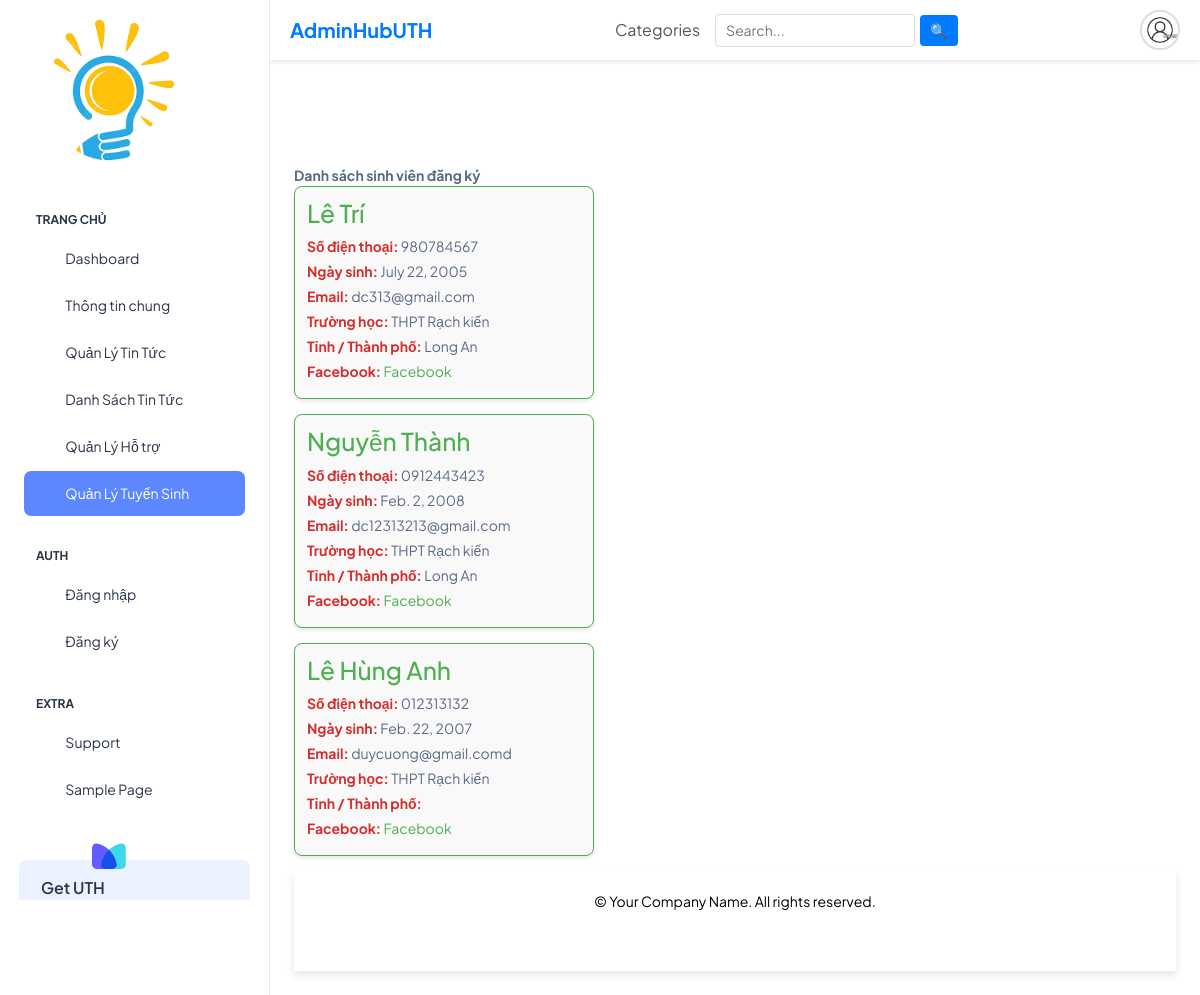
The page /danh-sach-sinh-vien/ on the database as committed earlier.
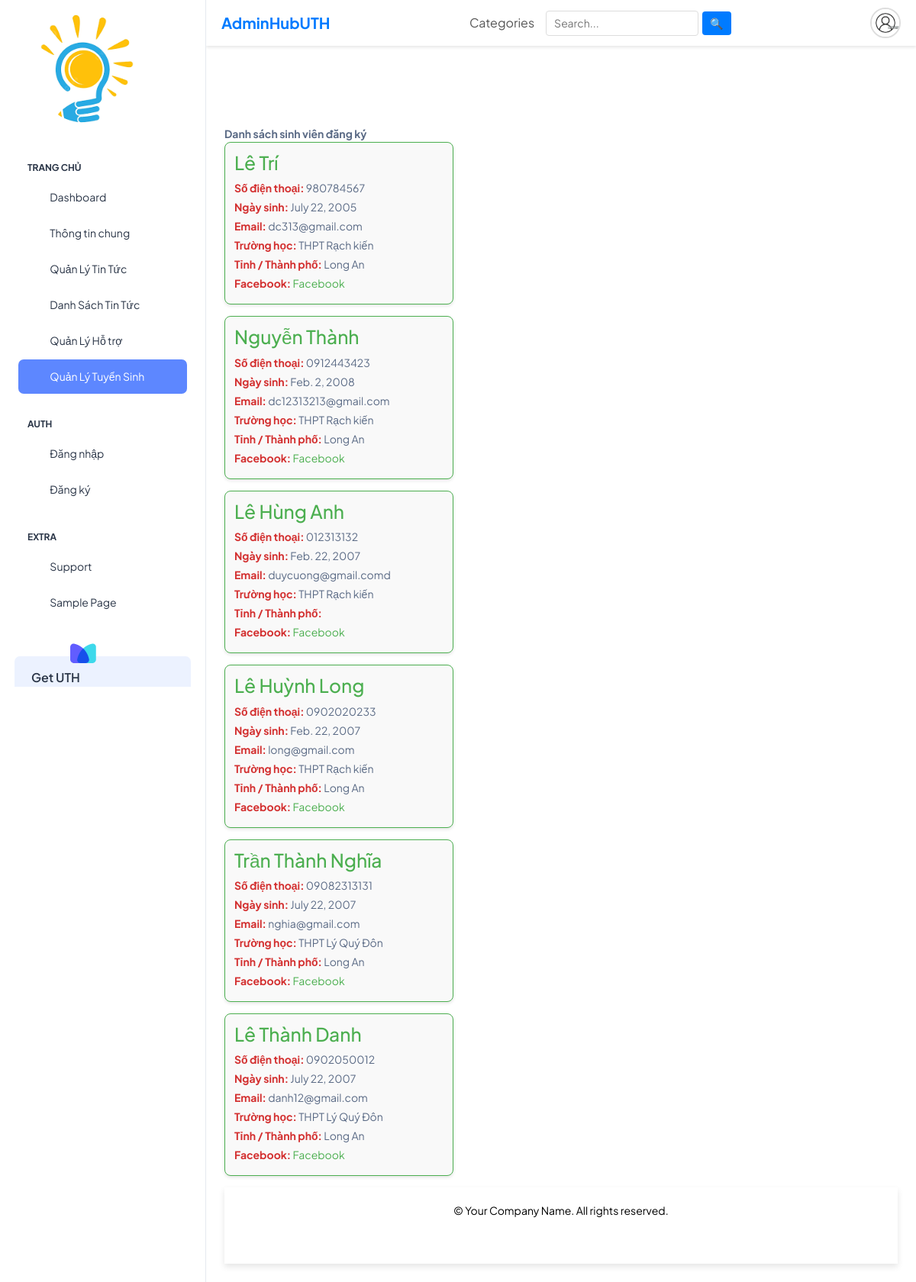
The same page on the database as committed later.
### app/models.py (models this page shows, shortened)
class StudentRegistration(models.Model):
    name = models.CharField(max_length=100)
    phone = models.CharField(max_length=15)
    dob = models.DateField(null=True, blank=True)  # Make dob optional
    email = models.EmailField()
    school = models.CharField(max_length=100)
    location = models.CharField(max_length=50)
    facebook = models.URLField(blank=True, null=True)

### app/views.py (the view)
# urls.py: path('danh-sach-sinh-vien/', views.student_list, name='student_list'),
def student_list(request):
    students = StudentRegistration.objects.all()
    return render(request, 'app/tuyensinh/admin_tuyensinh.html', {'students': students})

### app/templates/app/tuyensinh/admin_tuyensinh.html (shortened to what this page needs)
{% extends "app/home_dashboard.html" %} {% block content %}
<head>
</head>
<body class="main-gh">
  <div class="container1">
    <div class="content-wrapper">
      <div class="custom-heading-1">
        <b>Danh sách sinh viên đăng ký</b>
      </div>
      {% for student in students %}
      <div class="student-card">
        <h3>{{ student.name }}</h3>
        <p><strong>Số điện thoại:</strong> {{ student.phone }}</p>
        <p><strong>Ngày sinh:</strong> {{ student.dob }}</p>
        <p><strong>Email:</strong> {{ student.email }}</p>
        <p><strong>Trường học:</strong> {{ student.school }}</p>
        <p><strong>Tỉnh / Thành phố:</strong> {{ student.location }}</p>
        <p>
          <strong>Facebook:</strong>
          <a href="{{ student.facebook }}" target="_blank">Facebook</a>
        </p>
      </div>
      {% endfor %}
    </div>
  </div>
</body>
{% endblock %}

### app/templates/app/home_dashboard.html (shortened to what this page needs)
{% extends "app/master-page.html" %} {% block left-menu %} {% load static %}
<nav class="sidebar-nav scroll-sidebar" data-simplebar="">
  <ul id="sidebarnav">
    <li class="nav-small-cap">
      <span class="hide-menu">Trang chủ</span>
    </li>
    <li class="sidebar-item">
      <a
        class="sidebar-link"
        href="{% url 'dashboard' %}"
        aria-expanded="false"
      >
        <span>
          <i class="ti ti-layout-dashboard"></i>
        </span>
        <span class="hide-menu">Dashboard</span>
      </a>
    </li>
    <li class="sidebar-item">
      <a class="sidebar-link" href="./ui-buttons.html" aria-expanded="false">
        <span>
          <i class="ti ti-article"></i>
        </span>
        <span class="hide-menu">Thông tin chung</span>
      </a>
    </li>
    <li class="sidebar-item">
      <a class="sidebar-link" href="{% url 'add_news' %}" aria-expanded="false">
        <span>
          <i class="ti ti-alert-circle"></i>
        </span>
        <span class="hide-menu">Quản Lý Tin Tức</span>
      </a>
    </li>
    <li class="sidebar-item">
      <a
        class="sidebar-link"
        href="{% url 'news_list' %}"
        aria-expanded="false"
      >
        <span>
          <i class="ti ti-alert-circle"></i>
        </span>
        <span class="hide-menu">Danh Sách Tin Tức</span>
      </a>
    </li>
    <li class="sidebar-item">
      <a
        class="sidebar-link"
        href="{% url 'admin_support_requests' %}"
        aria-expanded="false"
      >
        <span>
          <i class="ti ti-cards"></i>
        </span>
        <span class="hide-menu">Quản Lý Hỗ trợ</span>
      </a>
    </li>
    <li class="sidebar-item">
      <a
        class="sidebar-link"
        href="{% url 'student_list' %}"
        aria-expanded="false"
      >
        <span>
          <i class="ti ti-file-description"></i>
        </span>
        <span class="hide-menu">Quản Lý Tuyển Sinh</span>
      </a>
    </li>
    <li class="nav-small-cap">
      <span class="hide-menu">AUTH</span>
    </li>
    <li class="sidebar-item">
      <a
        class="sidebar-link"
        href="{% url 'login_home' %}"
        aria-expanded="false"
      >
        <span>
          <i class="ti ti-login"></i>
        </span>
        <span class="hide-menu">Đăng nhập</span>
      </a>
    </li>
    <li class="sidebar-item">
      <a class="sidebar-link" href="{% url 'register' %}" aria-expanded="false">
        <span>
          <i class="ti ti-user-plus"></i>
        </span>
        <span class="hide-menu">Đăng ký</span>
      </a>
    </li>
    <li class="nav-small-cap">
      <span class="hide-menu">EXTRA</span>
    </li>
    <li class="sidebar-item">
      <a class="sidebar-link" href="{% url 'support' %}" aria-expanded="false">
        <span>
          <i class="ti ti-mood-happy"></i>
        </span>
        <span class="hide-menu">Support</span>
      </a>
    </li>
    <li class="sidebar-item">
      <a class="sidebar-link" href="./sample-page.html" aria-expanded="false">
        <span>
          <i class="ti ti-aperture"></i>
        </span>
        <span class="hide-menu">Sample Page</span>
      </a>
    </li>
  </ul>
  <div
    class="unlimited-access hide-menu bg-light-primary position-relative mb-7 mt-5 rounded"
  >
    <div class="d-flex">
      <div class="unlimited-access-title me-3">
        <h6 class="fw-semibold fs-4 mb-6 text-dark w-85">Get UTH</h6>
      </div>
      <div class="unlimited-access-img">
        <img
          class="favicon-icon"
          src="{% static 'app/images/favicon/favicon.png' %}"
          alt=""
          class="img-fluid"
        />
      </div>
    </div>
  </div>
</nav>
{% endblock %} {% block header %} {% load static %}
<div class="header">
  <div class="header-left">
    <span class="logo">AdminHubUTH</span>
  </div>
  <div class="header-center">
    <span class="categories">Categories</span>
    <input type="text" class="search-input" placeholder="Search..." />
    <button class="search-button">🔍</button>
  </div>
  <div class="header-right">
    <img
      class="profile-picture"
      src="{% static 'app/images/logos/admin-icon.png' %}"
      alt="Profile"
    />
  </div>
</div>
{% endblock %} {% block content %} {% load static %}
{% endblock %} {% block footer %}
<footer>
  <div
    style="
      background-color: white;
      color: black;
      text-align: center;
      padding: 20px;
      box-shadow: 0 4px 8px rgba(0, 0, 0, 0.1);
      max-width: 1600px;
      height: 100px;
    "
  >
    <p>&copy; {{ current_year }} Your Company Name. All rights reserved.</p>
  </div>
</footer>
{% endblock %}

### app/templates/app/master-page.html (shortened to what this page needs)
{% load static %}
<!DOCTYPE html>
<html lang="en">
  <head>
    <link rel="stylesheet" href="{% static 'app/css/styles.min.css' %}" />
  </head>
  <body>
    <div
      class="page-wrapper"
      id="main-wrapper"
      data-layout="vertical"
      data-navbarbg="skin6"
      data-sidebartype="full"
      data-sidebar-position="fixed"
      data-header-position="fixed"
    >
      <aside class="left-sidebar">
        <div>
          <div
            class="brand-logo d-flex align-items-center justify-content-between"
          >
            <a href="{% url 'dashboard' %}" class="text-nowrap logo-img">
              <img
                src="{% static 'app/images/logos/favicon2.png' %}"
                width="180"
                alt=""
              />
            </a>
          </div>
          {% block left-menu %}{% endblock %}
        </div>
      </aside>
      <div class="body-wrapper">
        {% block header %}{% endblock %}
        <div class="container-fluid">
          {% block content %}{% endblock %} {% block footer %}{% endblock %}
        </div>
      </div>
    </div>
  </body>
</html>

### app/templates/app/home_dashboard.html (style rules this page uses)
.sidebar-nav .sidebar-item a { transition: background-color 0.3s, color 0.3s; }
.sidebar-nav .sidebar-item { transition: transform 0.3s, background-color 0.3s; }
.header { display: flex; justify-content: space-between; align-items: center; background-color: #fff; box-shadow: 0 2px 4px rgba(0, 0, 0, 0.1); padding: 10px 20px; }
.header-left { display: flex; align-items: center; }
.logo { font-size: 20px; font-weight: bold; color: #007bff; }
.header-center { display: flex; align-items: center; flex-grow: 1; justify-content: center; }
.categories { font-size: 16px; margin-right: 15px; color: #555; }
.search-input { padding: 5px 10px; border: 1px solid #ddd; border-radius: 4px; width: 200px; }
.search-button { background-color: #007bff; color: white; border: none; padding: 5px 10px; margin-left: 5px; border-radius: 4px; cursor: pointer; }
.header-right { display: flex; align-items: center; }
.profile-picture { width: 40px; height: 40px; border-radius: 50%; border: 2px solid #ddd; }

### app/templates/app/tuyensinh/admin_tuyensinh.html (style rules this page uses)
.content-wrapper { margin-top: 20px; }
.student-card { border: 1px solid #4caf50; border-radius: 8px; padding: 12px; margin-bottom: 15px; background-color: #f9f9f9; box-shadow: 0 2px 4px rgba(0, 0, 0, 0.1); }
.student-card h3 { margin-top: 0; color: #4caf50; }
.student-card p { margin: 4px 0; }
.student-card a { color: #4caf50; text-decoration: none; }
.student-card p strong { color: #d32f2f; }
.student-card { max-width: 300px; }

Rows that differ between the two databases and show on the page:
added StudentRegistration: name "Lê Huỳnh Long", phone "0902020233", dob "Feb. 22, 2007", email "long@gmail.com", school "THPT Rạch kiến", location "Long An"
added StudentRegistration: name "Trần Thành Nghĩa", phone "09082313131", dob "July 22, 2007", email "nghia@gmail.com", school "THPT Lý Quý Đôn", location "Long An"
added StudentRegistration: name "Lê Thành Danh", phone "0902050012", dob "July 22, 2007", email "danh12@gmail.com", school "THPT Lý Quý Đôn", location "Long An"
